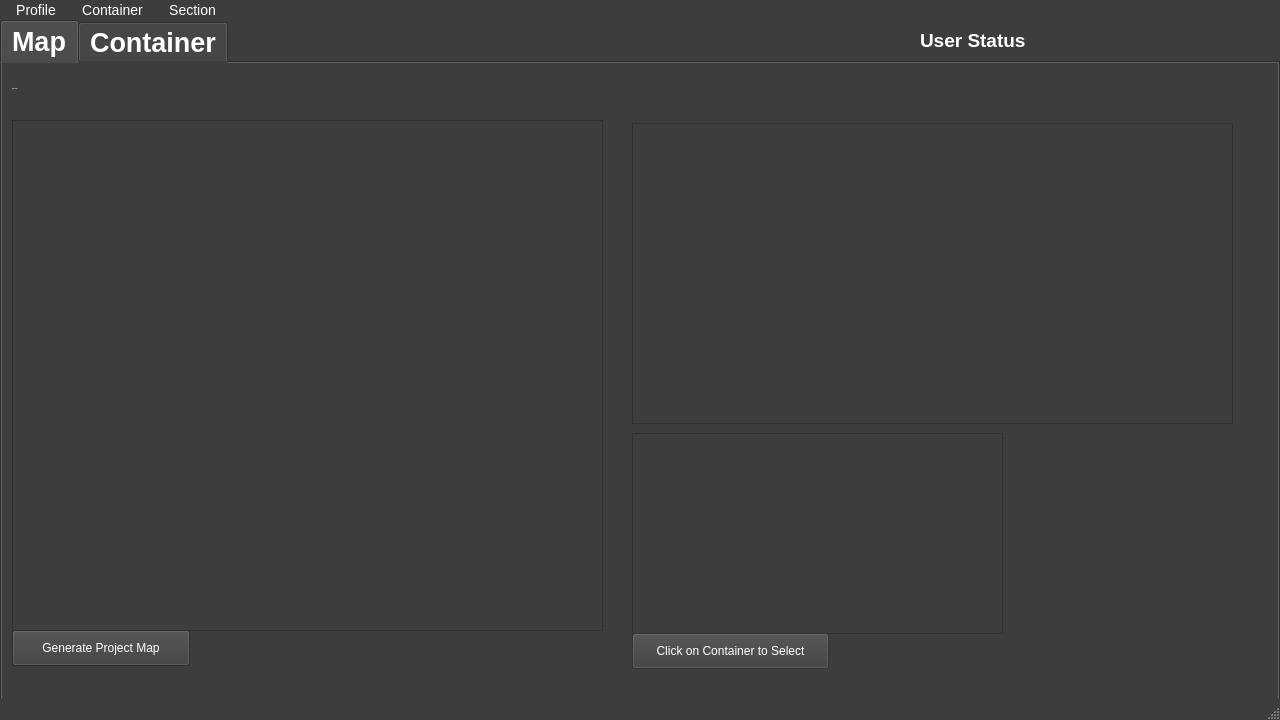
<?xml version="1.0" encoding="UTF-8"?>
<ui version="4.0">
 <class>MainWindow</class>
 <widget class="QMainWindow" name="MainWindow">
  <property name="geometry">
   <rect>
    <x>0</x>
    <y>0</y>
    <width>1280</width>
    <height>720</height>
   </rect>
  </property>
  <property name="font">
   <font>
    <pointsize>12</pointsize>
   </font>
  </property>
  <property name="windowTitle">
   <string>MainWindow</string>
  </property>
  <property name="styleSheet">
   <string notr="true">QMainWindow
{
	background-color: #3d3d3d

}

QMenuBar
{
	background-color: #3d3d3d;
	font-size: 14px;

}

QMenuBar::item {
    spacing: 3px;           
    padding: 2px 10px;
    background-color: #3d3d3d;
    color: white;  
    border-radius: 5px;
}

QMenu {
    background-color: #ABABAB; /* sets background of the menu */
    border: 1px solid black;
}

 QMenu::item{
 background-color:solid rgb(61, 61, 61);
 color: #ffffff;
 }

 QMenu::item:selected{
 background-color:transparent #5c55e9;
 }



</string>
  </property>
  <widget class="QWidget" name="centralwidget">
   <property name="sizePolicy">
    <sizepolicy hsizetype="Preferred" vsizetype="Fixed">
     <horstretch>0</horstretch>
     <verstretch>0</verstretch>
    </sizepolicy>
   </property>
   <property name="cursor">
    <cursorShape>IBeamCursor</cursorShape>
   </property>
   <property name="styleSheet">
    <string notr="true">QWidget
{	background-color: #3d3d3d;
	color: white;
}</string>
   </property>
   <widget class="QLabel" name="userstatuslbl">
    <property name="geometry">
     <rect>
      <x>920</x>
      <y>0</y>
      <width>171</width>
      <height>41</height>
     </rect>
    </property>
    <property name="font">
     <font>
      <pointsize>14</pointsize>
      <weight>75</weight>
      <bold>true</bold>
     </font>
    </property>
    <property name="text">
     <string>User Status</string>
    </property>
   </widget>
   <widget class="QLabel" name="revlabel">
    <property name="geometry">
     <rect>
      <x>9</x>
      <y>340</y>
      <width>1262</width>
      <height>330</height>
     </rect>
    </property>
    <property name="text">
     <string/>
    </property>
   </widget>
   <widget class="QTabWidget" name="tabWidget">
    <property name="geometry">
     <rect>
      <x>0</x>
      <y>0</y>
      <width>1280</width>
      <height>720</height>
     </rect>
    </property>
    <property name="font">
     <font>
      <pointsize>20</pointsize>
      <weight>75</weight>
      <bold>true</bold>
     </font>
    </property>
    <property name="styleSheet">
     <string notr="true">QTabBar::Tab {
    background: rgb(61, 61, 61);
	color: White;
	border: 1px solid rgb(20, 20, 20);
	border-radius: 2px;
	padding: 5px;

}

QTabWidget::pane &gt; QWidget { /* The tab widget frame */
    background: rgb(61, 61, 61);
}

QTabBar::tab:selected, QTabBar::tab:hover {
background: qlineargradient(x1: 0, y1: 0, x2: 0, y2: 1, stop: 0 #3d3d3d, stop: 0.4 rgb(141, 141, 141), stop: 0.5 rgb(141, 141, 141), stop: 1.0 #3d3d3d);
}

QTabBar::tab:!selected {
margin-top: 5px; /* make non-selected tabs look smaller */
}

QTabBar::tab:selected {
/* expand/overlap to the left and right by 4px */
margin-left: -6px;
margin-right: -6px;
}
QTabBar::tab:first:selected {
margin-left: 0; /* the first selected tab has nothing to overlap with on the left */
}
QTabBar::tab:last:selected {
margin-right: 0; /* the last selected tab has nothing to overlap with on the right */
}
QTabBar::tab:only-one {
margin: 0; /* if there is only one tab, we don't want overlapping margins */
}


QWidget
{
	background-color: #fff;


}


/*-----QLabel-----*/
QLabel
{
	background-color: transparent;
	color: #454544;
	font-weight: bold;
	font-size: 16px;

}

#containerlabel {
	font-size: 20px
}

/*-----QPushButton-----*/
QPushButton
{
	background-color: #5c55e9;
	color: #fff;
	font-size: 13px;
	font-weight: bold;
	border-top-right-radius: 15px;
	border-top-left-radius: 0px;
	border-bottom-right-radius: 0px;
	border-bottom-left-radius: 15px;
	padding: 10px;

}


QPushButton::disabled
{
	background-color: #5c5c5c;

}


QPushButton::hover
{
	background-color: #5564f2;

}


QPushButton::pressed
{
	background-color: #3d4ef2;

}


/*-----QCheckBox-----*/
QCheckBox
{
	background-color: transparent;
	color: #5c55e9;
	font-size: 10px;
	font-weight: bold;
	border: none;
	border-radius: 5px;

}


/*-----QCheckBox-----*/
QCheckBox::indicator
{
    background-color: #323232;
    border: 1px solid darkgray;
    width: 12px;
    height: 12px;

}


QCheckBox::indicator:checked
{
    image:url(&quot;./ressources/check.png&quot;);
	background-color: #5c55e9;
    border: 1px solid #5c55e9;

}


QCheckBox::indicator:unchecked:hover
{
    border: 1px solid #5c55e9;

}


QCheckBox::disabled
{
	color: #656565;

}


QCheckBox::indicator:disabled
{
	background-color: #656565;
	color: #656565;
    border: 1px solid #656565;

}


/*-----QLineEdit-----*/
QLineEdit
{
	background-color: #c2c7d5;
	color: #2a547f;
	border: none;
	padding: 5px;

}


/*-----QListView-----*/
QListView
{
	background-color: #5c55e9;
	color: #fff;
	font-size: 14px;
	font-weight: bold;
	show-decoration-selected: 0;
	border-radius: 4px;
	padding-left: -15px;
	padding-right: -15px;
	padding-top: 5px;

} 


QListView:disabled 
{
	background-color: #5c5c5c;

}


QListView::item
{
	background-color: #454e5e;
	border: none;
	padding: 10px;
	border-radius: 0px;
	padding-left : 10px;
	height: 32px;

}


QListView::item:selected
{
	color: #000;
	background-color: #fff;

}


QListView::item:!selected
{
	color:white;
	background-color: transparent;
	border: none;
	padding-left : 10px;

}


QListView::item:!selected:hover
{
	color: #fff;
	background-color: #5564f2;
	border: none;
	padding-left : 10px;

}


/*-----QTreeView-----*/
QTreeView 
{
	background-color: #fff;
	show-decoration-selected: 0;
	color: #454544;

}


QTreeView:disabled
{
	background-color: #242526;
	show-decoration-selected: 0;

}


QTreeView::item 
{
	border-top-color: transparent;
	border-bottom-color: transparent;

}


QTreeView::item:hover 
{
	background-color: #bcbdbb;
	color: #000;

}


QTreeView::item:selected 
{
	background-color: #5c55e9;
	color: #fff;

}


QTreeView::item:selected:active
{
	background-color: #5c55e9;
	color: #fff;

}


QTreeView::item:selected:disabled
{
	background-color: #525251;
	color: #656565;

}


QTreeView::branch:has-children:!has-siblings:closed,
QTreeView::branch:closed:has-children:has-siblings 
{
	image: url(://tree-closed.png);

}

QTreeView::branch:open:has-children:!has-siblings,
QTreeView::branch:open:has-children:has-siblings  
{
	image: url(://tree-open.png);

}


/*-----QTableView &amp; QTableWidget-----*/
QTableView
{
    background-color: #fff;
	border: 1px solid gray;
    color: #454544;
    gridline-color: gray;
    outline : 0;

}


QTableView::item:hover 
{
    background-color: #bcbdbb;
    color: #000;

}


QTableView::item:selected 
{
	background-color: #5c55e9;
    color: #fff;

}


QTableView::item:selected:disabled
{
    background-color: #1a1b1c;
    border: 2px solid #525251;
    color: #656565;

}


QTableCornerButton::section
{
	background-color: #ced5e3;
	border: none;
    color: #fff;

}


QHeaderView::section
{
	color: #2a547f;
	border: 0px;
	background-color: #ced5e3;
	padding: 5px;

}


QHeaderView::section:disabled
{
    background-color: #525251;
    color: #656565;

}


QHeaderView::section:checked
{
    color: #fff;
    background-color: #5c55e9;

}


QHeaderView::section:checked:disabled
{
    color: #656565;
    background-color: #525251;

}


QHeaderView::section::vertical::first,
QHeaderView::section::vertical::only-one
{
    border-top: 1px solid #353635;

}


QHeaderView::section::vertical
{
    border-top: 1px solid #353635;

}


QHeaderView::section::horizontal::first,
QHeaderView::section::horizontal::only-one
{
    border-left: 1px solid #353635;

}


QHeaderView::section::horizontal
{
    border-left: 1px solid #353635;

}


/*-----QScrollBar-----*/
QScrollBar:horizontal 
{
    background-color: transparent;
    height: 8px;
    margin: 0px;
    padding: 0px;

}


QScrollBar::handle:horizontal 
{
    border: none;
	min-width: 100px;
    background-color: #7e92b7;

}


QScrollBar::add-line:horizontal, 
QScrollBar::sub-line:horizontal,
QScrollBar::add-page:horizontal, 
QScrollBar::sub-page:horizontal 
{
    width: 0px;
    background-color: #d8dce6;

}


QScrollBar:vertical 
{
    background-color: transparent;
    width: 8px;
    margin: 0;

}


QScrollBar::handle:vertical 
{
    border: none;
	min-height: 100px;
    background-color: #7e92b7;

}


QScrollBar::add-line:vertical, 
QScrollBar::sub-line:vertical,
QScrollBar::add-page:vertical, 
QScrollBar::sub-page:vertical 
{
    height: 0px;
    background-color: #d8dce6;

}</string>
    </property>
    <property name="currentIndex">
     <number>0</number>
    </property>
    <widget class="QWidget" name="Map">
     <attribute name="title">
      <string>Map</string>
     </attribute>
     <widget class="QLabel" name="label_3">
      <property name="geometry">
       <rect>
        <x>10</x>
        <y>0</y>
        <width>361</width>
        <height>51</height>
       </rect>
      </property>
      <property name="font">
       <font>
        <pointsize>-1</pointsize>
        <weight>75</weight>
        <bold>true</bold>
       </font>
      </property>
      <property name="text">
       <string>Project Map</string>
      </property>
     </widget>
     <widget class="QGraphicsView" name="detailsMapView">
      <property name="geometry">
       <rect>
        <x>630</x>
        <y>60</y>
        <width>601</width>
        <height>301</height>
       </rect>
      </property>
     </widget>
     <widget class="QGraphicsView" name="containerMapView">
      <property name="geometry">
       <rect>
        <x>10</x>
        <y>57</y>
        <width>591</width>
        <height>511</height>
       </rect>
      </property>
     </widget>
     <widget class="QPushButton" name="generateContainerBttn">
      <property name="geometry">
       <rect>
        <x>10</x>
        <y>567</y>
        <width>178</width>
        <height>36</height>
       </rect>
      </property>
      <property name="text">
       <string>Generate Project Map</string>
      </property>
     </widget>
     <widget class="QTableView" name="containerlisttable">
      <property name="geometry">
       <rect>
        <x>630</x>
        <y>370</y>
        <width>371</width>
        <height>201</height>
       </rect>
      </property>
      <attribute name="horizontalHeaderDefaultSectionSize">
       <number>80</number>
      </attribute>
      <attribute name="verticalHeaderDefaultSectionSize">
       <number>24</number>
      </attribute>
      <attribute name="verticalHeaderMinimumSectionSize">
       <number>12</number>
      </attribute>
     </widget>
     <widget class="QPushButton" name="dlContainerBttn">
      <property name="enabled">
       <bool>false</bool>
      </property>
      <property name="geometry">
       <rect>
        <x>630</x>
        <y>570</y>
        <width>197</width>
        <height>36</height>
       </rect>
      </property>
      <property name="text">
       <string>Click on Container to Select</string>
      </property>
     </widget>
    </widget>
    <widget class="QWidget" name="ContainerTab">
     <attribute name="title">
      <string>Container</string>
     </attribute>
     <widget class="QSplitter" name="splitter_14">
      <property name="geometry">
       <rect>
        <x>10</x>
        <y>10</y>
        <width>371</width>
        <height>472</height>
       </rect>
      </property>
      <property name="orientation">
       <enum>Qt::Vertical</enum>
      </property>
      <widget class="QTextBrowser" name="frametextBrowser">
       <property name="maximumSize">
        <size>
         <width>591</width>
         <height>51</height>
        </size>
       </property>
      </widget>
      <widget class="QLabel" name="label_2">
       <property name="font">
        <font>
         <pointsize>-1</pointsize>
         <weight>75</weight>
         <bold>true</bold>
        </font>
       </property>
       <property name="text">
        <string>Container Commit History</string>
       </property>
      </widget>
      <widget class="QTableView" name="commithisttable">
       <attribute name="horizontalHeaderDefaultSectionSize">
        <number>80</number>
       </attribute>
       <attribute name="verticalHeaderDefaultSectionSize">
        <number>24</number>
       </attribute>
       <attribute name="verticalHeaderMinimumSectionSize">
        <number>12</number>
       </attribute>
      </widget>
      <widget class="QSplitter" name="splitter_13">
       <property name="orientation">
        <enum>Qt::Vertical</enum>
       </property>
       <widget class="QSplitter" name="splitter_12">
        <property name="orientation">
         <enum>Qt::Horizontal</enum>
        </property>
        <widget class="QPushButton" name="revertbttn">
         <property name="text">
          <string>Revert</string>
         </property>
        </widget>
        <widget class="QPushButton" name="fileHistoryBttn">
         <property name="text">
          <string>File History</string>
         </property>
        </widget>
       </widget>
       <widget class="QPushButton" name="refreshBttn_4">
        <property name="text">
         <string>Refresh Container</string>
        </property>
       </widget>
      </widget>
     </widget>
     <widget class="QSplitter" name="splitter_10">
      <property name="geometry">
       <rect>
        <x>20</x>
        <y>490</y>
        <width>361</width>
        <height>131</height>
       </rect>
      </property>
      <property name="maximumSize">
       <size>
        <width>431</width>
        <height>161</height>
       </size>
      </property>
      <property name="orientation">
       <enum>Qt::Vertical</enum>
      </property>
      <widget class="QSplitter" name="splitter_9">
       <property name="orientation">
        <enum>Qt::Vertical</enum>
       </property>
       <widget class="QLabel" name="label_11">
        <property name="maximumSize">
         <size>
          <width>431</width>
          <height>19</height>
         </size>
        </property>
        <property name="text">
         <string>New Container Description</string>
        </property>
       </widget>
       <widget class="QTextEdit" name="commitmsgEdit_2">
        <property name="maximumSize">
         <size>
          <width>431</width>
          <height>54</height>
         </size>
        </property>
       </widget>
      </widget>
      <widget class="QSplitter" name="splitter_7">
       <property name="orientation">
        <enum>Qt::Vertical</enum>
       </property>
       <widget class="QLabel" name="label_4">
        <property name="maximumSize">
         <size>
          <width>431</width>
          <height>19</height>
         </size>
        </property>
        <property name="text">
         <string>Commit Message</string>
        </property>
       </widget>
       <widget class="QSplitter" name="splitter_6">
        <property name="orientation">
         <enum>Qt::Horizontal</enum>
        </property>
        <widget class="QTextEdit" name="commitmsgEdit">
         <property name="maximumSize">
          <size>
           <width>314</width>
           <height>54</height>
          </size>
         </property>
        </widget>
        <widget class="QPushButton" name="commitBttn">
         <property name="maximumSize">
          <size>
           <width>112</width>
           <height>54</height>
          </size>
         </property>
         <property name="text">
          <string>Commit</string>
         </property>
        </widget>
       </widget>
      </widget>
     </widget>
     <widget class="QGraphicsView" name="maincontainerview">
      <property name="geometry">
       <rect>
        <x>440</x>
        <y>116</y>
        <width>831</width>
        <height>421</height>
       </rect>
      </property>
     </widget>
     <widget class="QSplitter" name="splitter">
      <property name="geometry">
       <rect>
        <x>440</x>
        <y>550</y>
        <width>391</width>
        <height>51</height>
       </rect>
      </property>
      <property name="orientation">
       <enum>Qt::Horizontal</enum>
      </property>
      <widget class="QPushButton" name="refreshBttn">
       <property name="font">
        <font>
         <pointsize>-1</pointsize>
         <weight>75</weight>
         <bold>true</bold>
        </font>
       </property>
       <property name="text">
        <string>Check Changes</string>
       </property>
      </widget>
      <widget class="QPushButton" name="refreshBttn_2">
       <property name="font">
        <font>
         <pointsize>-1</pointsize>
         <weight>75</weight>
         <bold>true</bold>
        </font>
       </property>
       <property name="text">
        <string>Check Upstream</string>
       </property>
      </widget>
      <widget class="QPushButton" name="refreshBttn_3">
       <property name="font">
        <font>
         <pointsize>-1</pointsize>
         <weight>75</weight>
         <bold>true</bold>
        </font>
       </property>
       <property name="text">
        <string>Update Inputs</string>
       </property>
      </widget>
     </widget>
     <widget class="QLabel" name="containerlabel">
      <property name="geometry">
       <rect>
        <x>440</x>
        <y>-10</y>
        <width>241</width>
        <height>51</height>
       </rect>
      </property>
      <property name="maximumSize">
       <size>
        <width>431</width>
        <height>431</height>
       </size>
      </property>
      <property name="font">
       <font>
        <pointsize>-1</pointsize>
        <weight>75</weight>
        <bold>true</bold>
       </font>
      </property>
      <property name="text">
       <string>Container Name</string>
      </property>
     </widget>
     <widget class="QSplitter" name="splitter_4">
      <property name="geometry">
       <rect>
        <x>440</x>
        <y>39</y>
        <width>371</width>
        <height>62</height>
       </rect>
      </property>
      <property name="orientation">
       <enum>Qt::Horizontal</enum>
      </property>
      <widget class="QSplitter" name="splitter_3">
       <property name="orientation">
        <enum>Qt::Horizontal</enum>
       </property>
       <widget class="QLabel" name="frameName">
        <property name="maximumSize">
         <size>
          <width>121</width>
          <height>62</height>
         </size>
        </property>
        <property name="font">
         <font>
          <pointsize>-1</pointsize>
          <weight>75</weight>
          <bold>true</bold>
         </font>
        </property>
        <property name="text">
         <string>Frame Name:</string>
        </property>
       </widget>
       <widget class="QLabel" name="framelabel">
        <property name="maximumSize">
         <size>
          <width>71</width>
          <height>62</height>
         </size>
        </property>
        <property name="font">
         <font>
          <pointsize>-1</pointsize>
          <weight>75</weight>
          <bold>true</bold>
         </font>
        </property>
        <property name="text">
         <string>TextLabel</string>
        </property>
       </widget>
      </widget>
      <widget class="QGraphicsView" name="indexView1">
       <property name="maximumSize">
        <size>
         <width>229</width>
         <height>62</height>
        </size>
       </property>
      </widget>
     </widget>
     <widget class="QLabel" name="label_5">
      <property name="geometry">
       <rect>
        <x>830</x>
        <y>0</y>
        <width>184</width>
        <height>19</height>
       </rect>
      </property>
      <property name="maximumSize">
       <size>
        <width>211</width>
        <height>16777215</height>
       </size>
      </property>
      <property name="font">
       <font>
        <pointsize>-1</pointsize>
        <weight>75</weight>
        <bold>true</bold>
       </font>
      </property>
      <property name="text">
       <string>Container Edit Options</string>
      </property>
     </widget>
     <widget class="QPushButton" name="inputFileButton_2">
      <property name="geometry">
       <rect>
        <x>830</x>
        <y>30</y>
        <width>214</width>
        <height>31</height>
       </rect>
      </property>
      <property name="maximumSize">
       <size>
        <width>271</width>
        <height>16777215</height>
       </size>
      </property>
      <property name="text">
       <string>Add Input File from Reference</string>
      </property>
     </widget>
     <widget class="QPushButton" name="outputFileButton_2">
      <property name="geometry">
       <rect>
        <x>1050</x>
        <y>30</y>
        <width>214</width>
        <height>31</height>
       </rect>
      </property>
      <property name="maximumSize">
       <size>
        <width>271</width>
        <height>16777215</height>
       </size>
      </property>
      <property name="text">
       <string>Add Output File</string>
      </property>
     </widget>
     <widget class="QPushButton" name="RequiredButton_2">
      <property name="geometry">
       <rect>
        <x>830</x>
        <y>70</y>
        <width>214</width>
        <height>31</height>
       </rect>
      </property>
      <property name="maximumSize">
       <size>
        <width>271</width>
        <height>16777215</height>
       </size>
      </property>
      <property name="text">
       <string>Add Working File</string>
      </property>
     </widget>
     <widget class="QPushButton" name="removeFileButton_2">
      <property name="geometry">
       <rect>
        <x>1050</x>
        <y>70</y>
        <width>214</width>
        <height>31</height>
       </rect>
      </property>
      <property name="maximumSize">
       <size>
        <width>271</width>
        <height>16777215</height>
       </size>
      </property>
      <property name="text">
       <string>Remove File</string>
      </property>
     </widget>
     <widget class="QSplitter" name="splitter_15">
      <property name="geometry">
       <rect>
        <x>860</x>
        <y>570</y>
        <width>170</width>
        <height>19</height>
       </rect>
      </property>
      <property name="maximumSize">
       <size>
        <width>16777215</width>
        <height>16777215</height>
       </size>
      </property>
      <property name="orientation">
       <enum>Qt::Horizontal</enum>
      </property>
      <widget class="QLabel" name="label">
       <property name="font">
        <font>
         <pointsize>-1</pointsize>
         <weight>75</weight>
         <bold>true</bold>
        </font>
       </property>
       <property name="text">
        <string>Currently Selected: </string>
       </property>
      </widget>
      <widget class="QLabel" name="selectedFileHeader">
       <property name="font">
        <font>
         <pointsize>-1</pointsize>
         <weight>75</weight>
         <bold>true</bold>
        </font>
       </property>
       <property name="text">
        <string/>
       </property>
      </widget>
     </widget>
    </widget>
   </widget>
  </widget>
  <widget class="QMenuBar" name="menubar">
   <property name="geometry">
    <rect>
     <x>0</x>
     <y>0</y>
     <width>1280</width>
     <height>24</height>
    </rect>
   </property>
   <property name="font">
    <font>
     <pointsize>-1</pointsize>
    </font>
   </property>
   <widget class="QMenu" name="menuProfile">
    <property name="font">
     <font>
      <pointsize>13</pointsize>
     </font>
    </property>
    <property name="title">
     <string>Profile</string>
    </property>
    <addaction name="actionSign_In"/>
    <addaction name="actionSign_Out"/>
   </widget>
   <widget class="QMenu" name="menuContainer">
    <property name="font">
     <font>
      <pointsize>13</pointsize>
     </font>
    </property>
    <property name="title">
     <string>Container</string>
    </property>
    <addaction name="actionNew_Container"/>
    <addaction name="actionFind_Local_Container"/>
    <addaction name="separator"/>
   </widget>
   <widget class="QMenu" name="menuSection">
    <property name="font">
     <font>
      <pointsize>12</pointsize>
     </font>
    </property>
    <property name="title">
     <string>Section</string>
    </property>
    <addaction name="actionNew_Section"/>
    <addaction name="actionEnter_Section"/>
   </widget>
   <addaction name="menuProfile"/>
   <addaction name="menuContainer"/>
   <addaction name="menuSection"/>
  </widget>
  <widget class="QStatusBar" name="statusbar"/>
  <action name="actionSign_In">
   <property name="text">
    <string>Sign In</string>
   </property>
  </action>
  <action name="actionSign_Out">
   <property name="text">
    <string>Sign Out</string>
   </property>
  </action>
  <action name="actionNew_Container">
   <property name="text">
    <string>New Container</string>
   </property>
  </action>
  <action name="actionFind_Local_Container">
   <property name="text">
    <string>Find Local Container</string>
   </property>
  </action>
  <action name="actionAdd_New_Section">
   <property name="text">
    <string>Add New Section</string>
   </property>
  </action>
  <action name="actionNew_Section">
   <property name="text">
    <string>New Section</string>
   </property>
  </action>
  <action name="actionEnter_Section">
   <property name="text">
    <string>Enter an Existing Section</string>
   </property>
  </action>
 </widget>
 <resources/>
 <connections/>
</ui>
